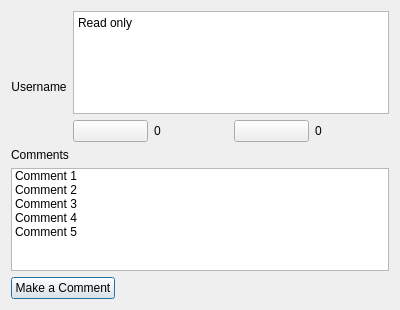
<?xml version="1.0" encoding="UTF-8"?>
<ui version="4.0">
 <class>Post_1</class>
 <widget class="QDialog" name="Post_1">
  <property name="geometry">
   <rect>
    <x>0</x>
    <y>0</y>
    <width>400</width>
    <height>310</height>
   </rect>
  </property>
  <property name="windowTitle">
   <string>Post</string>
  </property>
  <layout class="QFormLayout" name="formLayout">
   <item row="3" column="0" colspan="2">
    <widget class="QListWidget" name="listWidget">
     <item>
      <property name="text">
       <string>Comment 1</string>
      </property>
     </item>
     <item>
      <property name="text">
       <string>Comment 2</string>
      </property>
     </item>
     <item>
      <property name="text">
       <string>Comment 3</string>
      </property>
     </item>
     <item>
      <property name="text">
       <string>Comment 4</string>
      </property>
     </item>
     <item>
      <property name="text">
       <string>Comment 5</string>
      </property>
     </item>
    </widget>
   </item>
   <item row="4" column="0">
    <layout class="QHBoxLayout" name="horizontalLayout_2">
     <item>
      <widget class="QPushButton" name="pushButton">
       <property name="text">
        <string>Make a Comment</string>
       </property>
      </widget>
     </item>
    </layout>
   </item>
   <item row="2" column="0" colspan="2">
    <layout class="QVBoxLayout" name="verticalLayout_10">
     <item>
      <layout class="QHBoxLayout" name="horizontalLayout_12">
       <item>
        <layout class="QVBoxLayout" name="verticalLayout">
         <item>
          <widget class="QLabel" name="label_userPic">
           <property name="text">
            <string/>
           </property>
           <property name="alignment">
            <set>Qt::AlignmentFlag::AlignCenter</set>
           </property>
          </widget>
         </item>
         <item>
          <widget class="QLabel" name="label_username">
           <property name="text">
            <string>Username</string>
           </property>
           <property name="alignment">
            <set>Qt::AlignmentFlag::AlignHCenter|Qt::AlignmentFlag::AlignTop</set>
           </property>
          </widget>
         </item>
        </layout>
       </item>
       <item>
        <layout class="QVBoxLayout" name="verticalLayout_2">
         <item>
          <widget class="QTextEdit" name="textEdit_postQ">
           <property name="html">
            <string>&lt;!DOCTYPE HTML PUBLIC &quot;-//W3C//DTD HTML 4.0//EN&quot; &quot;http://www.w3.org/TR/REC-html40/strict.dtd&quot;&gt;
&lt;html&gt;&lt;head&gt;&lt;meta name=&quot;qrichtext&quot; content=&quot;1&quot; /&gt;&lt;meta charset=&quot;utf-8&quot; /&gt;&lt;style type=&quot;text/css&quot;&gt;
p, li { white-space: pre-wrap; }
hr { height: 1px; border-width: 0; }
li.unchecked::marker { content: &quot;\2610&quot;; }
li.checked::marker { content: &quot;\2612&quot;; }
&lt;/style&gt;&lt;/head&gt;&lt;body style=&quot; font-family:'Segoe UI'; font-size:9pt; font-weight:400; font-style:normal;&quot;&gt;
&lt;p style=&quot; margin-top:0px; margin-bottom:0px; margin-left:0px; margin-right:0px; -qt-block-indent:0; text-indent:0px;&quot;&gt;Read only&lt;/p&gt;&lt;/body&gt;&lt;/html&gt;</string>
           </property>
          </widget>
         </item>
         <item>
          <layout class="QHBoxLayout" name="horizontalLayout_3">
           <item>
            <widget class="QPushButton" name="pushButton_upPost">
             <property name="text">
              <string/>
             </property>
            </widget>
           </item>
           <item>
            <widget class="QLabel" name="label_upPostCount">
             <property name="text">
              <string>0</string>
             </property>
            </widget>
           </item>
           <item>
            <widget class="QPushButton" name="pushButton_downPost">
             <property name="text">
              <string/>
             </property>
            </widget>
           </item>
           <item>
            <widget class="QLabel" name="label_downPostCount">
             <property name="text">
              <string>0</string>
             </property>
            </widget>
           </item>
          </layout>
         </item>
        </layout>
       </item>
      </layout>
     </item>
     <item>
      <widget class="QLabel" name="label_3">
       <property name="text">
        <string>Comments</string>
       </property>
       <property name="alignment">
        <set>Qt::AlignmentFlag::AlignBottom|Qt::AlignmentFlag::AlignLeading|Qt::AlignmentFlag::AlignLeft</set>
       </property>
      </widget>
     </item>
    </layout>
   </item>
  </layout>
 </widget>
 <resources/>
 <connections/>
</ui>
